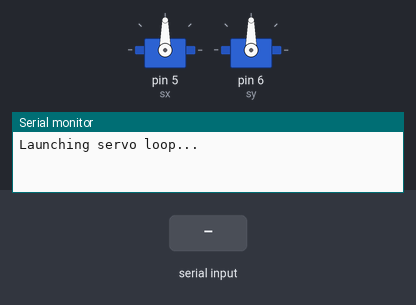
Bench run of a sketch on a simulated Arduino Uno, built with avr-gcc and run on an emulated ATmega328P. Parts: 2 × servo, the last lines printed to the serial monitor. The test bench sets the inputs (shaded band).

Above: at 1.2 s.
1.3 s: "1" received over Serial
At 2.0 s:
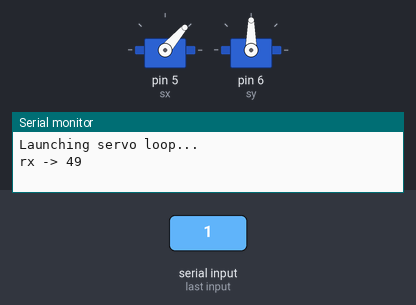
2.8 s: "0" received over Serial
At 3.2 s:
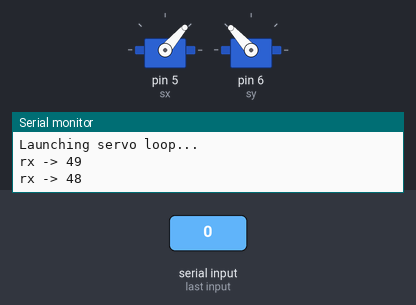
Timing chart, 0 to 5.8 s (numbered marks = the images above; inputs shaded):
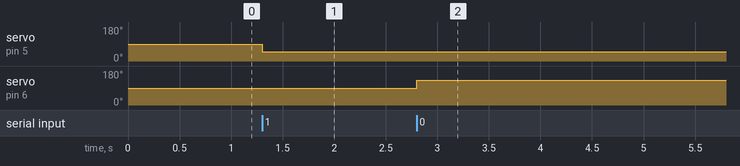

Measured:
- after the input at 1.3 s, servo on pin 5 (sx): 90° → 49° at once
- after the input at 2.8 s, servo on pin 6 (sy): 90° → 132° at once

The sketch:

main.ino
```cpp
#include <Servo.h>

Servo sx, sy;

void setup() {
    sx.attach(5);
    sy.attach(6);
    Serial.begin(115200);
    Serial.println("Launching servo loop...");
}

void loop() {
    static int xy = 0;

    if (Serial.available() > 0) {
        byte rx = Serial.read();
        Serial.print("rx -> ");
        Serial.println(rx, DEC);

        // restart to x
        if (rx == 255)
            xy = 0;
        // move x every other
        else if (xy = !xy)
            sx.write(rx);
        // move y every other
        else
            sy.write(180-rx);
    }
}
```
